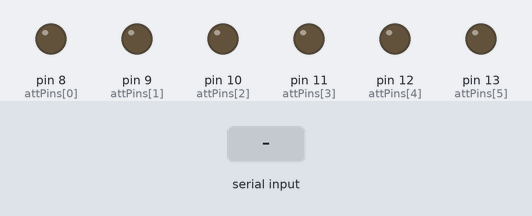
The sketch below on a simulated Arduino Uno, built with avr-gcc and run on an emulated ATmega328P. On the bench: output pins drawn as LEDs (lit = HIGH). The inputs (shaded band) are chosen by the test bench. What the sketch prints to the serial monitor is not drawn.

Above: at 1.2 s.
1.3 s: byte 30 received over Serial
At 1.7 s:
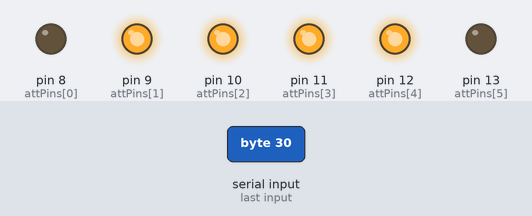
2.8 s: byte 90 received over Serial
At 4.0 s:
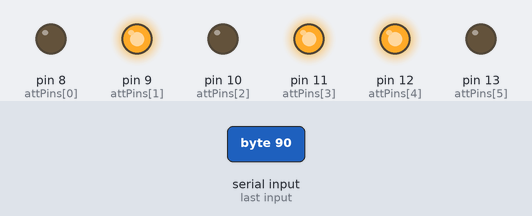
4.3 s: byte 120 received over Serial
At 5.2 s:
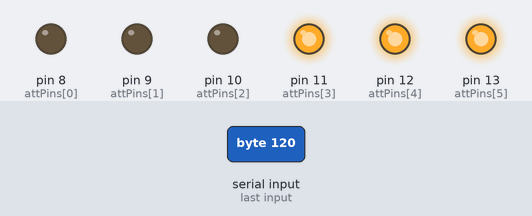
Timing chart, 0 to 7.3 s (numbered marks = the images above; inputs shaded):
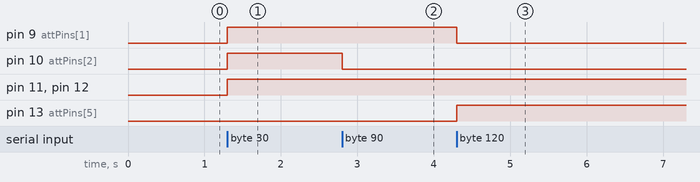

Measured:
- after the input at 1.3 s, pin 9 (attPins[1]), pin 10 (attPins[2]), pin 11 (attPins[3]), pin 12 (attPins[4]): LOW → HIGH at once
- after the input at 2.8 s, pin 10 (attPins[2]): HIGH → LOW at once
- after the input at 4.3 s, pin 9 (attPins[1]): HIGH → LOW at once; pin 13 (attPins[5]): LOW → HIGH at once

The sketch:

controlador_atenuador_bancada.ino
```cpp
/*
  Controlador do atenuador da bancada de emulação de canal.

Controlar o atenuador que compões parte da bancada de emulação de canal
através de uma mensagem recebida pela comunicação serial entre o
computador e o Arduino. A mensagem com o parâmetro de configuração do Atenuador
é enviada pelo programa em python que gerencia a aquisição de dados do experimento.


 The circuit:
 Pinos do Atenuador ligados do LSB ao MSB de forma crescente nos pinos digitais de 8 a 13

 created 2016
 by Raphael Montali da Assumpção
 */


int attPins[] = {8, 9, 10, 11, 12, 13};
int attControl[]={0,0,0,0,0,0};

void setup() {
  // initialize the serial communication:
  Serial.begin(9600);
  // initialize the ledPin as an output:
  for (int i=0; i<6; i++) {
        pinMode(attPins[i], OUTPUT);
    }
}

void loop() {
  byte atenuacao;

  // check if data has been sent from the computer:
  if (Serial.available()) {
    // read the most recent byte (which will be from 0 to 255):
    atenuacao = Serial.read();
    // set the attenuator control vector:
    for (int i=0; i<6; i++) {
      if(1 << i & atenuacao){
        attControl[i]=1;
      }
      else{
        attControl[i]=0;
      }
    }
    // turn the pins high or low according to the attenuator control vector:
    for (int i=0; i<6; i++) {
      digitalWrite(attPins[i],attControl[i]);
    }

  Serial.write(atenuacao);
  }
}
```
